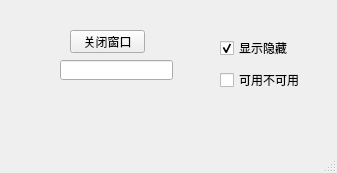
<?xml version="1.0" encoding="UTF-8"?>
<ui version="4.0">
 <class>MainWindow</class>
 <widget class="QMainWindow" name="MainWindow">
  <property name="geometry">
   <rect>
    <x>0</x>
    <y>0</y>
    <width>337</width>
    <height>173</height>
   </rect>
  </property>
  <property name="windowTitle">
   <string>MainWindow</string>
  </property>
  <widget class="QWidget" name="centralwidget">
   <widget class="QPushButton" name="pushButton">
    <property name="geometry">
     <rect>
      <x>70</x>
      <y>30</y>
      <width>75</width>
      <height>23</height>
     </rect>
    </property>
    <property name="text">
     <string>关闭窗口</string>
    </property>
   </widget>
   <widget class="QCheckBox" name="checkBox">
    <property name="geometry">
     <rect>
      <x>220</x>
      <y>40</y>
      <width>71</width>
      <height>16</height>
     </rect>
    </property>
    <property name="text">
     <string>显示隐藏</string>
    </property>
    <property name="checked">
     <bool>true</bool>
    </property>
   </widget>
   <widget class="QLineEdit" name="lineEdit">
    <property name="geometry">
     <rect>
      <x>60</x>
      <y>60</y>
      <width>113</width>
      <height>20</height>
     </rect>
    </property>
   </widget>
   <widget class="QCheckBox" name="checkBox_2">
    <property name="geometry">
     <rect>
      <x>220</x>
      <y>70</y>
      <width>91</width>
      <height>20</height>
     </rect>
    </property>
    <property name="text">
     <string>可用不可用</string>
    </property>
   </widget>
  </widget>
  <widget class="QMenuBar" name="menubar">
   <property name="geometry">
    <rect>
     <x>0</x>
     <y>0</y>
     <width>337</width>
     <height>23</height>
    </rect>
   </property>
  </widget>
  <widget class="QStatusBar" name="statusbar"/>
 </widget>
 <resources/>
 <connections>
  <connection>
   <sender>pushButton</sender>
   <signal>clicked()</signal>
   <receiver>MainWindow</receiver>
   <slot>close()</slot>
   <hints>
    <hint type="sourcelabel">
     <x>125</x>
     <y>67</y>
    </hint>
    <hint type="destinationlabel">
     <x>128</x>
     <y>124</y>
    </hint>
   </hints>
  </connection>
  <connection>
   <sender>checkBox</sender>
   <signal>toggled(bool)</signal>
   <receiver>lineEdit</receiver>
   <slot>setVisible(bool)</slot>
   <hints>
    <hint type="sourcelabel">
     <x>253</x>
     <y>75</y>
    </hint>
    <hint type="destinationlabel">
     <x>153</x>
     <y>91</y>
    </hint>
   </hints>
  </connection>
  <connection>
   <sender>checkBox_2</sender>
   <signal>toggled(bool)</signal>
   <receiver>lineEdit</receiver>
   <slot>setEnabled(bool)</slot>
   <hints>
    <hint type="sourcelabel">
     <x>271</x>
     <y>108</y>
    </hint>
    <hint type="destinationlabel">
     <x>148</x>
     <y>94</y>
    </hint>
   </hints>
  </connection>
 </connections>
</ui>
